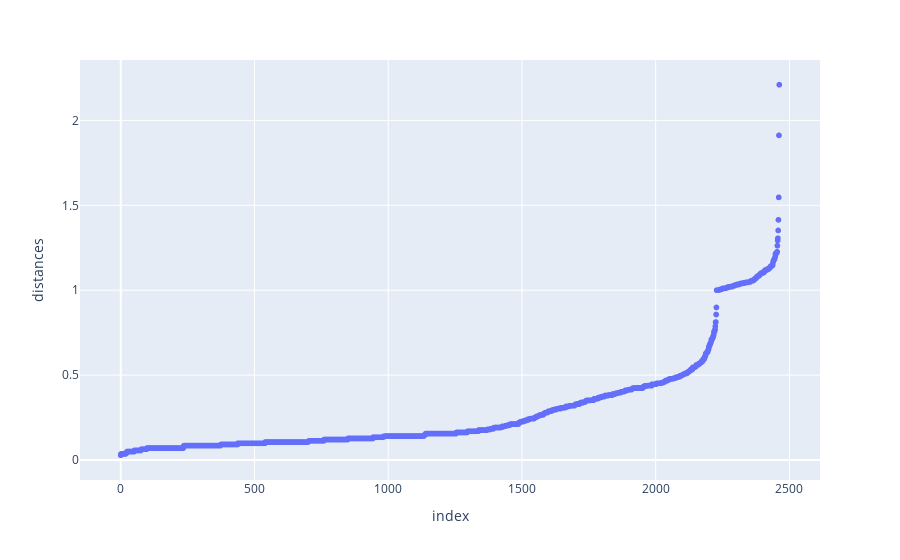

Notebook cell for this chart:
### Code cell
fig = px.scatter(distance_df, x="index", y="distances")
fig.show()

### Figure 1 — Plotly figure (JSON) as saved in the notebook; plotly's stock layout.template omitted (floating-point values rounded to 4 significant figures; data arrays with more than 128 entries replaced by an {"elided": "..."} marker saying what was removed)
{"data": [{"hovertemplate": "index=%{x}<br>distances=%{y}<extra></extra>", "legendgroup": "", "marker": {"color": "#636efa", "symbol": "circle"}, "mode": "markers", "name": "", "showlegend": false, "type": "scattergl", "x": {"elided": "2463 int values"}, "xaxis": "x", "y": {"elided": "2463 float values"}, "yaxis": "y"}], "layout": {"legend": {"tracegroupgap": 0}, "margin": {"t": 60}, "xaxis": {"anchor": "y", "domain": [0, 1], "title": {"text": "index"}}, "yaxis": {"anchor": "x", "domain": [0, 1], "title": {"text": "distances"}}}}
